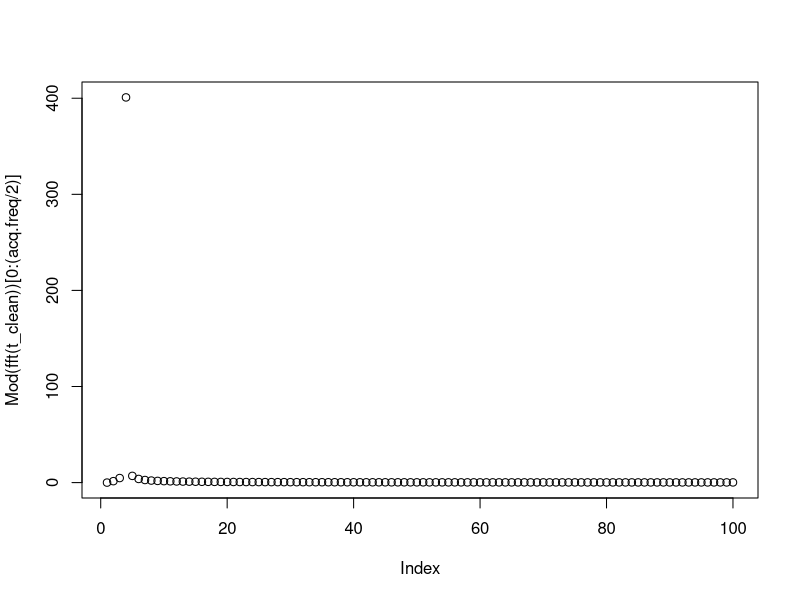
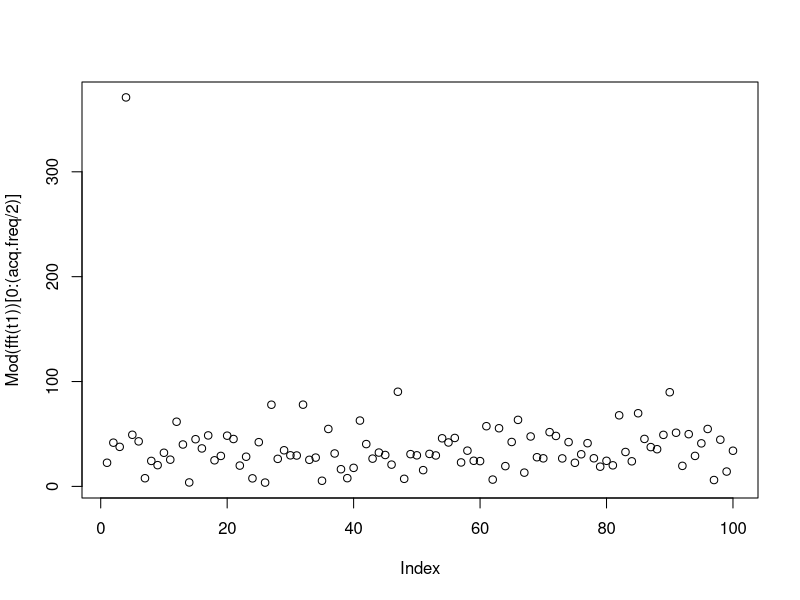
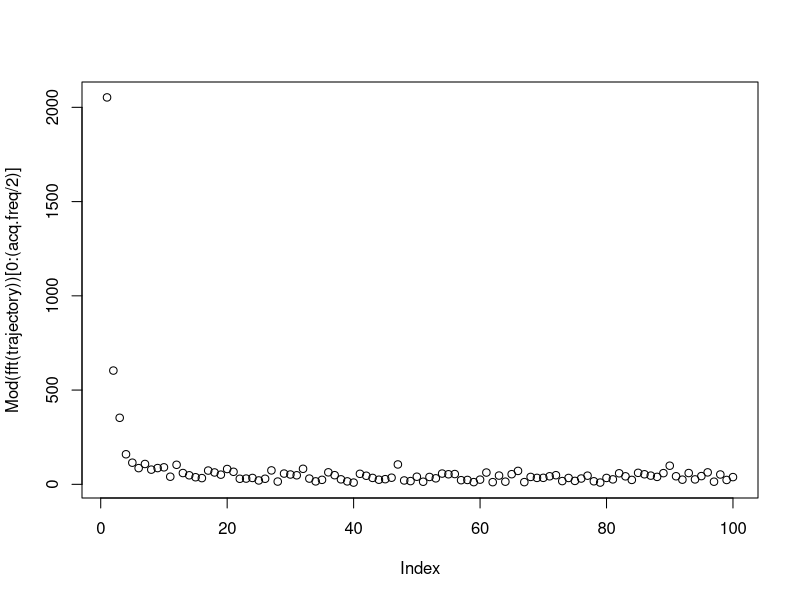
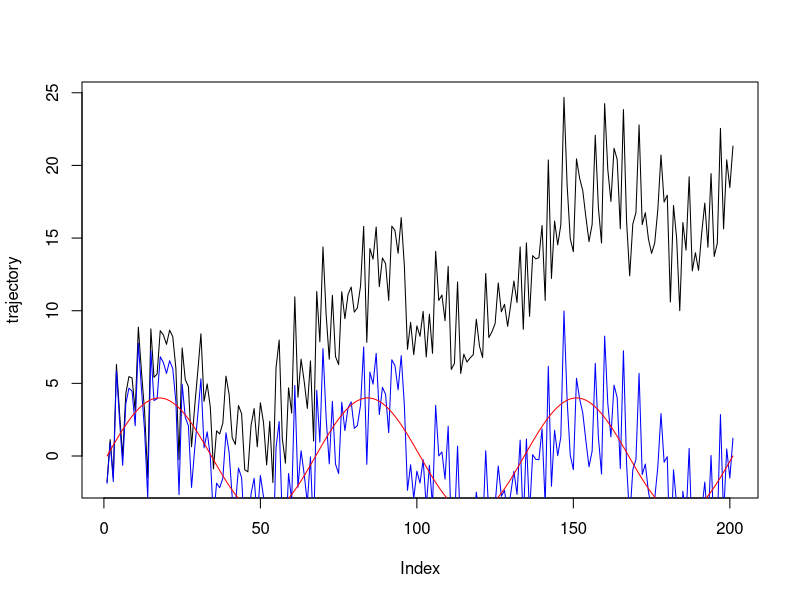
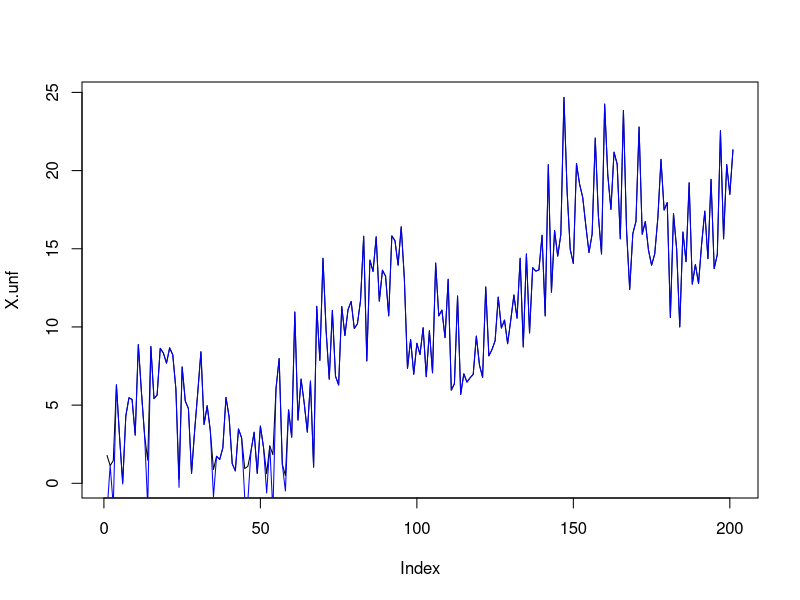
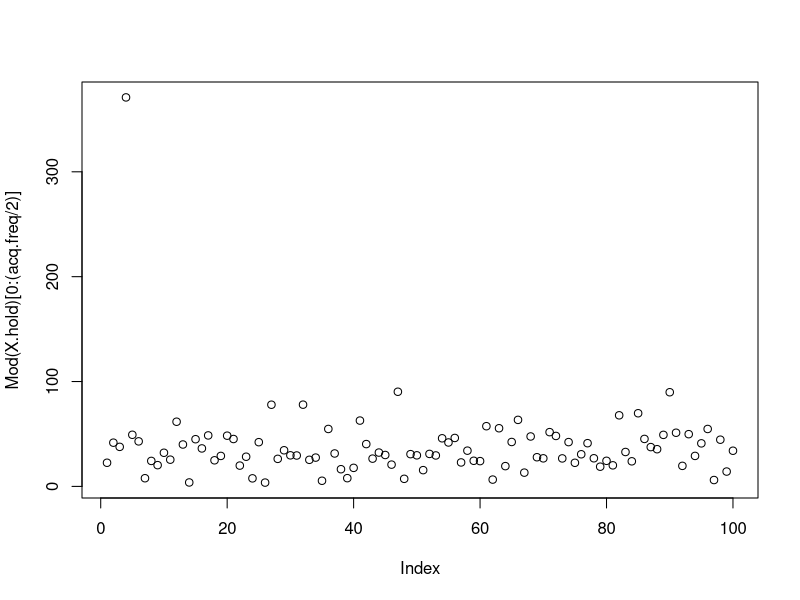
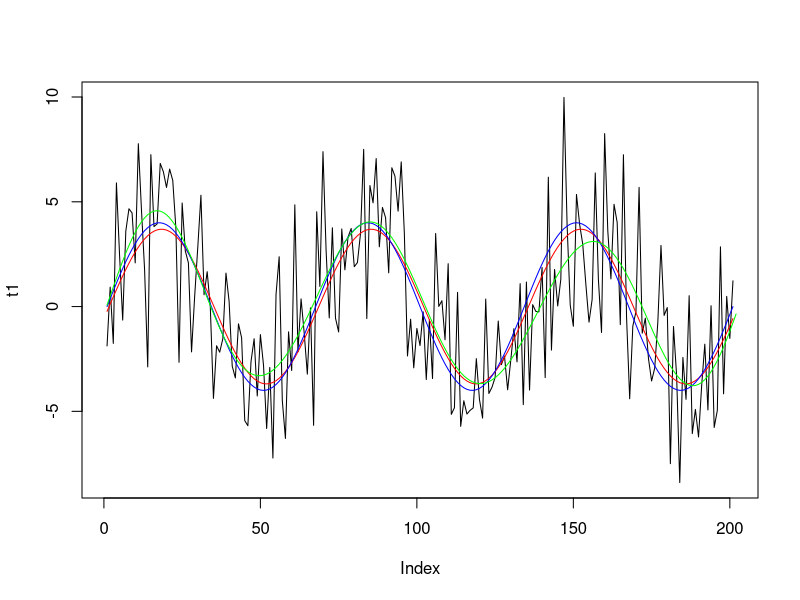
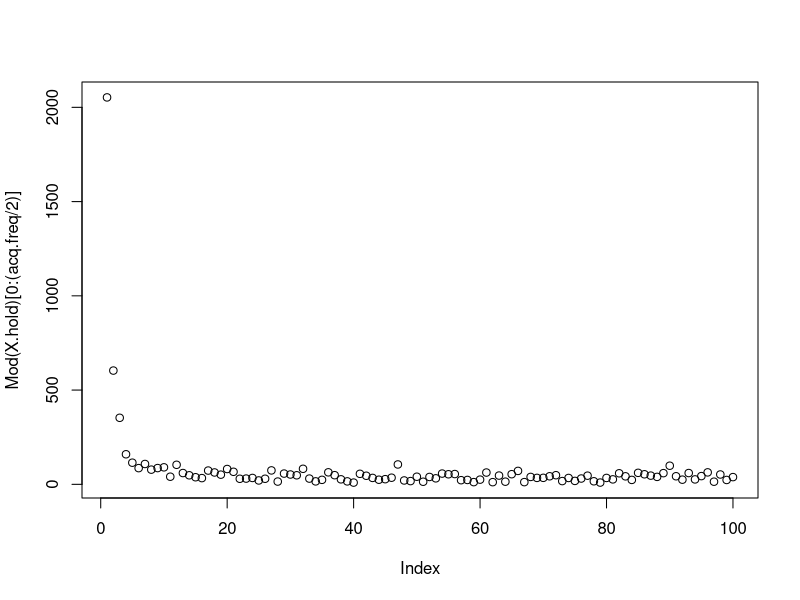

Generate these figures, in order, with R: (Note: this script raises an error after producing the figures.)


set.seed(1)
acq.freq <- 200
t=seq(1,acq.freq+1)
time     <- 1
w        <- 2*pi/time
ts       <- seq(0,time,1/acq.freq)

t_clean=4*sin(3*w*ts)
plot(Mod(fft(t_clean))[0:(acq.freq/2)])

t1 <- t_clean +3*rnorm(acq.freq+1)
plot(Mod(fft(t1))[0:(acq.freq/2)])

trajectory <- t1+seq(1,acq.freq+1)/10
plot(Mod(fft(trajectory))[0:(acq.freq/2)])

plot(trajectory, type="l")
lines(t1, type="l",col="blue")
lines(t_clean, type="l",col="red")

#Is there lost information? No
X.k <- fft(trajectory)
X.unf=fft(X.k,inverse=TRUE)/length(trajectory)
X.unf=Mod(X.unf)
plot(X.unf,type="l")
lines(trajectory, type="l",col="blue")
mean(abs(X.unf-trajectory))

#demo1
#sinusoidal with noise
# fix with fourier
X.hold=fft(t1)
plot(Mod(X.hold)[0:(acq.freq/2)])

thresh= 200
X.hold[which(Mod(X.hold)<thresh)]=0
X.unf=fft(X.hold,inverse=TRUE)/length(trajectory)
X.unf=as.double(X.unf)
plot(t1, type="l")
lines(X.unf,type="l",col="red")
lines(t_clean,type="l",col="blue")

test=fft(t1)
test=c(test[1:5],rep(0,(length(trajectory)-10)),test[(length(trajectory)-5):length(trajectory)])
test=fft(test,inverse=TRUE)/length(trajectory)
test=as.double(test)
lines(test,type="l",col="green")




#demo3
#sinusoidal with noise and linear trend
# fix with fourier and linear subtraction
X.hold=fft(trajectory)
plot(Mod(X.hold)[0:(acq.freq/2)])

thresh= 200
X.hold[which(Mod(X.hold)<thresh)]=0
X.unf=fft(X.hold,inverse=TRUE)/length(trajectory)
X.unf=as.double(X.unf)
dis=X.unf
plot(trajectory, type="l")
lines(X.unf,type="l",col="red")
lines(t_clean,type="l")


#the right way
this=lm(trajectory~t)
trajectory2=this$residuals
X.hold<- fft(trajectory2)

plot(Mod(X.hold)[0:(acq.freq/2)])
thresh= 200
X.hold[which(abs(X.hold)<thresh)]=0
X.unf=fft(X.hold,inverse=TRUE)/length(trajectory)
X.unf=as.double(X.unf)

plot(trajectory2, type="l")
lines(X.unf,type="l",col="blue")
lines(t_clean,type="l",col="red")


#  graveyard of failed algorithms
X.hold=fft(t1)
plot(Mod(X.hold)[0:(acq.freq/2)])
bf=butter(2,4/length(trajectory))
X.hold=filter(bf,t1)
plot(t1, type="l")
lines(X.hold,type="l",col="red")

X.unf=fft(X.hold,inverse=TRUE)/length(trajectory)
X.unf=as.real(X.unf)
plot(t1, type="l")
lines(X.hold,type="l",col="red")



# demo 4
z <- fftfilt(rep(1, 10)/10, t1) # apply 10-point averaging filter
plot(t1, type = "l")
lines(z, col = "red")
lines(t_clean,type="l")

#  still broken
# tslide=seq(0,1,.1)

w=50
g=exp(-w*(t-0.3)^2)
yg=g*fft(t1)
y=fft(yg,inverse=TRUE)
 plot(t1, type="l")
lines(as.real(y), type="l",col="blue")




